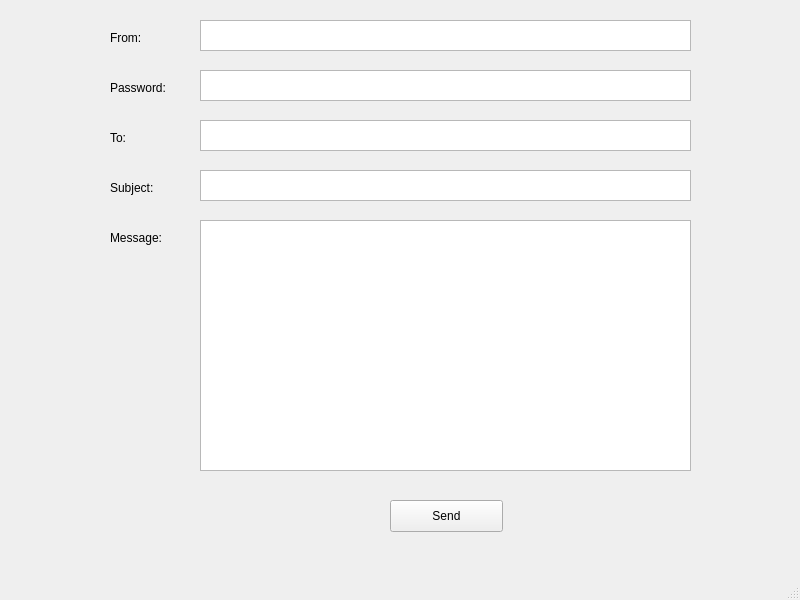
<?xml version="1.0" encoding="UTF-8"?>
<ui version="4.0">
 <class>MainWindow</class>
 <widget class="QMainWindow" name="MainWindow">
  <property name="geometry">
   <rect>
    <x>0</x>
    <y>0</y>
    <width>800</width>
    <height>600</height>
   </rect>
  </property>
  <property name="windowTitle">
   <string>MainWindow</string>
  </property>
  <widget class="QWidget" name="centralwidget">
   <widget class="QTextEdit" name="txt_to">
    <property name="geometry">
     <rect>
      <x>200</x>
      <y>120</y>
      <width>491</width>
      <height>31</height>
     </rect>
    </property>
   </widget>
   <widget class="QLabel" name="lbl_to">
    <property name="geometry">
     <rect>
      <x>110</x>
      <y>130</y>
      <width>60</width>
      <height>16</height>
     </rect>
    </property>
    <property name="font">
     <font>
      <weight>50</weight>
      <bold>false</bold>
     </font>
    </property>
    <property name="text">
     <string>To:</string>
    </property>
   </widget>
   <widget class="QLabel" name="lbl_subject">
    <property name="geometry">
     <rect>
      <x>110</x>
      <y>180</y>
      <width>60</width>
      <height>16</height>
     </rect>
    </property>
    <property name="text">
     <string>Subject:</string>
    </property>
   </widget>
   <widget class="QTextEdit" name="txt_subject">
    <property name="geometry">
     <rect>
      <x>200</x>
      <y>170</y>
      <width>491</width>
      <height>31</height>
     </rect>
    </property>
   </widget>
   <widget class="QLabel" name="lbl_message">
    <property name="geometry">
     <rect>
      <x>110</x>
      <y>230</y>
      <width>60</width>
      <height>16</height>
     </rect>
    </property>
    <property name="text">
     <string>Message:</string>
    </property>
   </widget>
   <widget class="QTextEdit" name="txt_message">
    <property name="geometry">
     <rect>
      <x>200</x>
      <y>220</y>
      <width>491</width>
      <height>251</height>
     </rect>
    </property>
   </widget>
   <widget class="QPushButton" name="bttn_send">
    <property name="geometry">
     <rect>
      <x>390</x>
      <y>500</y>
      <width>113</width>
      <height>32</height>
     </rect>
    </property>
    <property name="text">
     <string>Send</string>
    </property>
   </widget>
   <widget class="QLabel" name="lbl_from">
    <property name="geometry">
     <rect>
      <x>110</x>
      <y>30</y>
      <width>60</width>
      <height>16</height>
     </rect>
    </property>
    <property name="text">
     <string>From:</string>
    </property>
   </widget>
   <widget class="QLabel" name="lbl_password">
    <property name="geometry">
     <rect>
      <x>110</x>
      <y>80</y>
      <width>71</width>
      <height>16</height>
     </rect>
    </property>
    <property name="text">
     <string>Password:</string>
    </property>
   </widget>
   <widget class="QTextEdit" name="txt_password">
    <property name="geometry">
     <rect>
      <x>200</x>
      <y>70</y>
      <width>491</width>
      <height>31</height>
     </rect>
    </property>
   </widget>
   <widget class="QTextEdit" name="txt_from">
    <property name="geometry">
     <rect>
      <x>200</x>
      <y>20</y>
      <width>491</width>
      <height>31</height>
     </rect>
    </property>
   </widget>
  </widget>
  <widget class="QMenuBar" name="menubar">
   <property name="geometry">
    <rect>
     <x>0</x>
     <y>0</y>
     <width>800</width>
     <height>22</height>
    </rect>
   </property>
  </widget>
  <widget class="QStatusBar" name="statusbar"/>
 </widget>
 <resources/>
 <connections/>
</ui>
